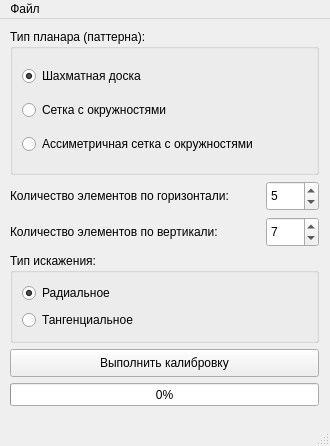
<?xml version="1.0" encoding="UTF-8"?>
<ui version="4.0">
 <class>CalibrationUI</class>
 <widget class="QMainWindow" name="CalibrationUI">
  <property name="windowModality">
   <enum>Qt::NonModal</enum>
  </property>
  <property name="geometry">
   <rect>
    <x>0</x>
    <y>0</y>
    <width>330</width>
    <height>446</height>
   </rect>
  </property>
  <property name="sizePolicy">
   <sizepolicy hsizetype="Fixed" vsizetype="Fixed">
    <horstretch>0</horstretch>
    <verstretch>0</verstretch>
   </sizepolicy>
  </property>
  <property name="minimumSize">
   <size>
    <width>330</width>
    <height>446</height>
   </size>
  </property>
  <property name="maximumSize">
   <size>
    <width>330</width>
    <height>446</height>
   </size>
  </property>
  <property name="windowTitle">
   <string>Калибровка камеры</string>
  </property>
  <property name="windowOpacity">
   <double>0.850000000000000</double>
  </property>
  <widget class="QWidget" name="centralwidget">
   <widget class="QWidget" name="layoutWidget">
    <property name="geometry">
     <rect>
      <x>10</x>
      <y>10</y>
      <width>309</width>
      <height>377</height>
     </rect>
    </property>
    <layout class="QVBoxLayout" name="verticalLayout_7">
     <item>
      <layout class="QVBoxLayout" name="verticalLayout_6">
       <item>
        <layout class="QVBoxLayout" name="verticalLayout_5">
         <item>
          <widget class="QGroupBox" name="group_box_type_pattern">
           <property name="sizePolicy">
            <sizepolicy hsizetype="Expanding" vsizetype="Expanding">
             <horstretch>0</horstretch>
             <verstretch>0</verstretch>
            </sizepolicy>
           </property>
           <property name="minimumSize">
            <size>
             <width>290</width>
             <height>130</height>
            </size>
           </property>
           <property name="title">
            <string>Тип планара (паттерна):</string>
           </property>
           <layout class="QVBoxLayout" name="verticalLayout">
            <item>
             <widget class="QRadioButton" name="radio_button_chess">
              <property name="minimumSize">
               <size>
                <width>250</width>
                <height>20</height>
               </size>
              </property>
              <property name="text">
               <string>Шахматная доска</string>
              </property>
              <property name="checked">
               <bool>true</bool>
              </property>
              <attribute name="buttonGroup">
               <string notr="true">type_button_group</string>
              </attribute>
             </widget>
            </item>
            <item>
             <widget class="QRadioButton" name="radio_button_circle_grid">
              <property name="minimumSize">
               <size>
                <width>250</width>
                <height>20</height>
               </size>
              </property>
              <property name="text">
               <string>Сетка с окружностями</string>
              </property>
              <attribute name="buttonGroup">
               <string notr="true">type_button_group</string>
              </attribute>
             </widget>
            </item>
            <item>
             <widget class="QRadioButton" name="radio_button_as_circle_grid">
              <property name="minimumSize">
               <size>
                <width>250</width>
                <height>20</height>
               </size>
              </property>
              <property name="text">
               <string>Ассиметричная сетка с окружностями</string>
              </property>
              <attribute name="buttonGroup">
               <string notr="true">type_button_group</string>
              </attribute>
             </widget>
            </item>
           </layout>
          </widget>
         </item>
         <item>
          <layout class="QHBoxLayout" name="horizontalLayout">
           <item>
            <layout class="QVBoxLayout" name="verticalLayout_3">
             <item>
              <widget class="QLabel" name="label_width">
               <property name="sizePolicy">
                <sizepolicy hsizetype="Preferred" vsizetype="Fixed">
                 <horstretch>0</horstretch>
                 <verstretch>0</verstretch>
                </sizepolicy>
               </property>
               <property name="minimumSize">
                <size>
                 <width>250</width>
                 <height>30</height>
                </size>
               </property>
               <property name="text">
                <string>Количество элементов по горизонтали:</string>
               </property>
              </widget>
             </item>
             <item>
              <widget class="QLabel" name="label_height">
               <property name="sizePolicy">
                <sizepolicy hsizetype="Preferred" vsizetype="Fixed">
                 <horstretch>0</horstretch>
                 <verstretch>0</verstretch>
                </sizepolicy>
               </property>
               <property name="minimumSize">
                <size>
                 <width>250</width>
                 <height>30</height>
                </size>
               </property>
               <property name="text">
                <string>Количество элементов по вертикали:</string>
               </property>
              </widget>
             </item>
            </layout>
           </item>
           <item>
            <layout class="QVBoxLayout" name="verticalLayout_4">
             <item>
              <widget class="QSpinBox" name="spin_box_width">
               <property name="minimumSize">
                <size>
                 <width>40</width>
                 <height>30</height>
                </size>
               </property>
               <property name="specialValueText">
                <string notr="true"/>
               </property>
               <property name="minimum">
                <number>1</number>
               </property>
               <property name="maximum">
                <number>30</number>
               </property>
               <property name="value">
                <number>5</number>
               </property>
              </widget>
             </item>
             <item>
              <widget class="QSpinBox" name="spin_box_height">
               <property name="minimumSize">
                <size>
                 <width>40</width>
                 <height>30</height>
                </size>
               </property>
               <property name="minimum">
                <number>1</number>
               </property>
               <property name="maximum">
                <number>30</number>
               </property>
               <property name="value">
                <number>7</number>
               </property>
              </widget>
             </item>
            </layout>
           </item>
          </layout>
         </item>
        </layout>
       </item>
       <item>
        <widget class="QGroupBox" name="group_box_type_wrap">
         <property name="minimumSize">
          <size>
           <width>290</width>
           <height>90</height>
          </size>
         </property>
         <property name="title">
          <string>Тип искажения:</string>
         </property>
         <layout class="QVBoxLayout" name="verticalLayout_2">
          <item>
           <widget class="QRadioButton" name="radio_button_radial">
            <property name="minimumSize">
             <size>
              <width>250</width>
              <height>20</height>
             </size>
            </property>
            <property name="text">
             <string>Радиальное</string>
            </property>
            <property name="checked">
             <bool>true</bool>
            </property>
           </widget>
          </item>
          <item>
           <widget class="QRadioButton" name="radio_button_tangencial">
            <property name="minimumSize">
             <size>
              <width>250</width>
              <height>20</height>
             </size>
            </property>
            <property name="text">
             <string>Тангенциальное</string>
            </property>
           </widget>
          </item>
         </layout>
        </widget>
       </item>
      </layout>
     </item>
     <item>
      <widget class="QPushButton" name="button_calibration">
       <property name="sizePolicy">
        <sizepolicy hsizetype="Preferred" vsizetype="Fixed">
         <horstretch>0</horstretch>
         <verstretch>0</verstretch>
        </sizepolicy>
       </property>
       <property name="minimumSize">
        <size>
         <width>0</width>
         <height>28</height>
        </size>
       </property>
       <property name="text">
        <string>Выполнить калибровку</string>
       </property>
       <property name="autoDefault">
        <bool>false</bool>
       </property>
       <property name="default">
        <bool>false</bool>
       </property>
       <property name="flat">
        <bool>false</bool>
       </property>
      </widget>
     </item>
     <item>
      <widget class="QProgressBar" name="progress_bar_calibration">
       <property name="sizePolicy">
        <sizepolicy hsizetype="Preferred" vsizetype="Fixed">
         <horstretch>0</horstretch>
         <verstretch>0</verstretch>
        </sizepolicy>
       </property>
       <property name="minimumSize">
        <size>
         <width>0</width>
         <height>23</height>
        </size>
       </property>
       <property name="value">
        <number>0</number>
       </property>
      </widget>
     </item>
    </layout>
   </widget>
  </widget>
  <widget class="QMenuBar" name="menubar">
   <property name="geometry">
    <rect>
     <x>0</x>
     <y>0</y>
     <width>330</width>
     <height>26</height>
    </rect>
   </property>
   <widget class="QMenu" name="menu">
    <property name="title">
     <string>Файл</string>
    </property>
    <addaction name="open_folder"/>
    <addaction name="exit_calibration"/>
   </widget>
   <addaction name="menu"/>
  </widget>
  <widget class="QStatusBar" name="status_bar"/>
  <action name="open_folder">
   <property name="text">
    <string>Выбрать папку</string>
   </property>
  </action>
  <action name="exit_calibration">
   <property name="text">
    <string>Выйти</string>
   </property>
  </action>
 </widget>
 <resources/>
 <connections/>
 <buttongroups>
  <buttongroup name="type_button_group"/>
 </buttongroups>
</ui>
